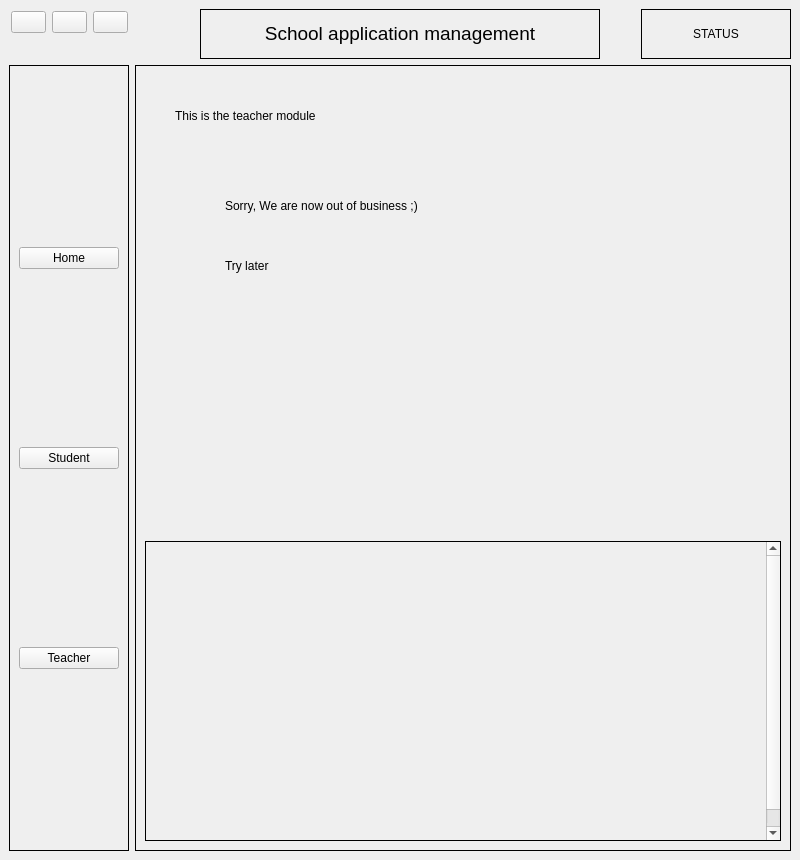
<?xml version="1.0" encoding="UTF-8"?>
<ui version="4.0">
 <class>MainWindow</class>
 <widget class="QMainWindow" name="MainWindow">
  <property name="geometry">
   <rect>
    <x>0</x>
    <y>0</y>
    <width>800</width>
    <height>860</height>
   </rect>
  </property>
  <property name="minimumSize">
   <size>
    <width>800</width>
    <height>600</height>
   </size>
  </property>
  <property name="windowTitle">
   <string>MainWindow</string>
  </property>
  <widget class="QWidget" name="centralwidget">
   <layout class="QVBoxLayout" name="verticalLayout">
    <item>
     <widget class="QFrame" name="frame_4">
      <property name="minimumSize">
       <size>
        <width>0</width>
        <height>50</height>
       </size>
      </property>
      <property name="maximumSize">
       <size>
        <width>16777215</width>
        <height>50</height>
       </size>
      </property>
      <property name="frameShape">
       <enum>QFrame::NoFrame</enum>
      </property>
      <property name="frameShadow">
       <enum>QFrame::Plain</enum>
      </property>
      <layout class="QHBoxLayout" name="horizontalLayout_2">
       <property name="spacing">
        <number>12</number>
       </property>
       <property name="leftMargin">
        <number>0</number>
       </property>
       <property name="topMargin">
        <number>0</number>
       </property>
       <property name="rightMargin">
        <number>0</number>
       </property>
       <property name="bottomMargin">
        <number>0</number>
       </property>
       <item alignment="Qt::AlignLeft|Qt::AlignTop">
        <widget class="QFrame" name="frame_5">
         <property name="frameShape">
          <enum>QFrame::NoFrame</enum>
         </property>
         <property name="frameShadow">
          <enum>QFrame::Raised</enum>
         </property>
         <layout class="QHBoxLayout" name="horizontalLayout_3">
          <property name="leftMargin">
           <number>2</number>
          </property>
          <property name="topMargin">
           <number>2</number>
          </property>
          <property name="rightMargin">
           <number>0</number>
          </property>
          <property name="bottomMargin">
           <number>0</number>
          </property>
          <item>
           <widget class="QPushButton" name="close_btn">
            <property name="maximumSize">
             <size>
              <width>35</width>
              <height>16777215</height>
             </size>
            </property>
            <property name="text">
             <string/>
            </property>
            <property name="icon">
             <iconset resource="resources.qrc">
              <normaloff>:/icons/x.svg</normaloff>:/icons/x.svg</iconset>
            </property>
           </widget>
          </item>
          <item>
           <widget class="QPushButton" name="minimize_btn">
            <property name="maximumSize">
             <size>
              <width>35</width>
              <height>16777215</height>
             </size>
            </property>
            <property name="text">
             <string/>
            </property>
            <property name="icon">
             <iconset resource="resources.qrc">
              <normaloff>:/icons/minimize-2.svg</normaloff>:/icons/minimize-2.svg</iconset>
            </property>
           </widget>
          </item>
          <item>
           <widget class="QPushButton" name="resizebtn">
            <property name="maximumSize">
             <size>
              <width>35</width>
              <height>16777215</height>
             </size>
            </property>
            <property name="text">
             <string/>
            </property>
            <property name="icon">
             <iconset resource="resources.qrc">
              <normaloff>:/icons/maximize-2.svg</normaloff>:/icons/maximize-2.svg</iconset>
            </property>
           </widget>
          </item>
         </layout>
        </widget>
       </item>
       <item>
        <widget class="QFrame" name="frame_6">
         <property name="minimumSize">
          <size>
           <width>400</width>
           <height>50</height>
          </size>
         </property>
         <property name="frameShape">
          <enum>QFrame::NoFrame</enum>
         </property>
         <property name="frameShadow">
          <enum>QFrame::Raised</enum>
         </property>
         <layout class="QVBoxLayout" name="verticalLayout_5">
          <property name="spacing">
           <number>0</number>
          </property>
          <property name="leftMargin">
           <number>0</number>
          </property>
          <property name="topMargin">
           <number>0</number>
          </property>
          <property name="rightMargin">
           <number>0</number>
          </property>
          <property name="bottomMargin">
           <number>0</number>
          </property>
          <item>
           <widget class="QLabel" name="label_2">
            <property name="minimumSize">
             <size>
              <width>300</width>
              <height>0</height>
             </size>
            </property>
            <property name="frameShape">
             <enum>QFrame::Box</enum>
            </property>
            <property name="text">
             <string>&lt;html&gt;&lt;head/&gt;&lt;body&gt;&lt;p&gt;&lt;span style=&quot; font-size:14pt;&quot;&gt;School application management&lt;/span&gt;&lt;/p&gt;&lt;/body&gt;&lt;/html&gt;</string>
            </property>
            <property name="alignment">
             <set>Qt::AlignCenter</set>
            </property>
           </widget>
          </item>
         </layout>
        </widget>
       </item>
       <item alignment="Qt::AlignRight">
        <widget class="QFrame" name="frame_7">
         <property name="minimumSize">
          <size>
           <width>150</width>
           <height>0</height>
          </size>
         </property>
         <property name="maximumSize">
          <size>
           <width>60</width>
           <height>16777215</height>
          </size>
         </property>
         <property name="frameShape">
          <enum>QFrame::NoFrame</enum>
         </property>
         <property name="frameShadow">
          <enum>QFrame::Raised</enum>
         </property>
         <layout class="QVBoxLayout" name="verticalLayout_4">
          <property name="spacing">
           <number>0</number>
          </property>
          <property name="leftMargin">
           <number>0</number>
          </property>
          <property name="topMargin">
           <number>0</number>
          </property>
          <property name="rightMargin">
           <number>0</number>
          </property>
          <property name="bottomMargin">
           <number>0</number>
          </property>
          <item>
           <widget class="QLabel" name="status_label">
            <property name="frameShape">
             <enum>QFrame::Box</enum>
            </property>
            <property name="text">
             <string>STATUS</string>
            </property>
            <property name="alignment">
             <set>Qt::AlignCenter</set>
            </property>
           </widget>
          </item>
         </layout>
        </widget>
       </item>
      </layout>
     </widget>
    </item>
    <item>
     <widget class="QFrame" name="frame">
      <property name="frameShape">
       <enum>QFrame::NoFrame</enum>
      </property>
      <property name="frameShadow">
       <enum>QFrame::Raised</enum>
      </property>
      <layout class="QHBoxLayout" name="horizontalLayout">
       <property name="leftMargin">
        <number>0</number>
       </property>
       <property name="topMargin">
        <number>0</number>
       </property>
       <property name="rightMargin">
        <number>0</number>
       </property>
       <property name="bottomMargin">
        <number>0</number>
       </property>
       <item>
        <widget class="QFrame" name="frame_2">
         <property name="minimumSize">
          <size>
           <width>120</width>
           <height>0</height>
          </size>
         </property>
         <property name="maximumSize">
          <size>
           <width>120</width>
           <height>16777215</height>
          </size>
         </property>
         <property name="frameShape">
          <enum>QFrame::Box</enum>
         </property>
         <property name="frameShadow">
          <enum>QFrame::Plain</enum>
         </property>
         <layout class="QVBoxLayout" name="verticalLayout_3">
          <item>
           <widget class="QPushButton" name="home_btn">
            <property name="text">
             <string>Home</string>
            </property>
           </widget>
          </item>
          <item>
           <widget class="QPushButton" name="student_btn">
            <property name="text">
             <string>Student</string>
            </property>
           </widget>
          </item>
          <item>
           <widget class="QPushButton" name="teacher_btn">
            <property name="text">
             <string>Teacher</string>
            </property>
           </widget>
          </item>
         </layout>
        </widget>
       </item>
       <item>
        <widget class="QFrame" name="frame_3">
         <property name="minimumSize">
          <size>
           <width>0</width>
           <height>0</height>
          </size>
         </property>
         <property name="frameShape">
          <enum>QFrame::Box</enum>
         </property>
         <property name="frameShadow">
          <enum>QFrame::Plain</enum>
         </property>
         <layout class="QVBoxLayout" name="verticalLayout_2">
          <item>
           <widget class="QStackedWidget" name="stackedWidget">
            <property name="currentIndex">
             <number>1</number>
            </property>
            <widget class="QWidget" name="p1">
             <widget class="QLabel" name="label">
              <property name="geometry">
               <rect>
                <x>20</x>
                <y>10</y>
                <width>401</width>
                <height>81</height>
               </rect>
              </property>
              <property name="text">
               <string>Welcome to the school management application:</string>
              </property>
             </widget>
            </widget>
            <widget class="QWidget" name="p3">
             <widget class="QLabel" name="label_3">
              <property name="geometry">
               <rect>
                <x>30</x>
                <y>10</y>
                <width>171</width>
                <height>61</height>
               </rect>
              </property>
              <property name="text">
               <string>This is the teacher module </string>
              </property>
             </widget>
             <widget class="QLabel" name="label_5">
              <property name="geometry">
               <rect>
                <x>80</x>
                <y>100</y>
                <width>301</width>
                <height>61</height>
               </rect>
              </property>
              <property name="text">
               <string>Sorry, We are now out of business ;)</string>
              </property>
             </widget>
             <widget class="QLabel" name="label_6">
              <property name="geometry">
               <rect>
                <x>80</x>
                <y>160</y>
                <width>111</width>
                <height>61</height>
               </rect>
              </property>
              <property name="text">
               <string>Try later </string>
              </property>
             </widget>
            </widget>
           </widget>
          </item>
          <item>
           <widget class="QFrame" name="scorll_frame">
            <property name="minimumSize">
             <size>
              <width>0</width>
              <height>300</height>
             </size>
            </property>
            <property name="maximumSize">
             <size>
              <width>16777215</width>
              <height>300</height>
             </size>
            </property>
            <property name="frameShape">
             <enum>QFrame::NoFrame</enum>
            </property>
            <property name="frameShadow">
             <enum>QFrame::Raised</enum>
            </property>
            <layout class="QVBoxLayout" name="verticalLayout_6">
             <property name="spacing">
              <number>0</number>
             </property>
             <property name="leftMargin">
              <number>0</number>
             </property>
             <property name="topMargin">
              <number>0</number>
             </property>
             <property name="rightMargin">
              <number>0</number>
             </property>
             <property name="bottomMargin">
              <number>0</number>
             </property>
             <item>
              <widget class="QScrollArea" name="scrollArea">
               <property name="minimumSize">
                <size>
                 <width>0</width>
                 <height>300</height>
                </size>
               </property>
               <property name="maximumSize">
                <size>
                 <width>16777215</width>
                 <height>300</height>
                </size>
               </property>
               <property name="frameShape">
                <enum>QFrame::Box</enum>
               </property>
               <property name="frameShadow">
                <enum>QFrame::Plain</enum>
               </property>
               <property name="widgetResizable">
                <bool>true</bool>
               </property>
               <widget class="QWidget" name="scrollAreaWidgetContents_2">
                <property name="geometry">
                 <rect>
                  <x>0</x>
                  <y>0</y>
                  <width>620</width>
                  <height>318</height>
                 </rect>
                </property>
                <layout class="QVBoxLayout" name="verticalLayout_7">
                 <item>
                  <widget class="QFrame" name="chart_frame">
                   <property name="minimumSize">
                    <size>
                     <width>0</width>
                     <height>300</height>
                    </size>
                   </property>
                   <property name="maximumSize">
                    <size>
                     <width>16777215</width>
                     <height>300</height>
                    </size>
                   </property>
                   <property name="frameShape">
                    <enum>QFrame::NoFrame</enum>
                   </property>
                   <property name="frameShadow">
                    <enum>QFrame::Plain</enum>
                   </property>
                   <layout class="QVBoxLayout" name="chart_frame_lay">
                    <property name="spacing">
                     <number>0</number>
                    </property>
                    <property name="leftMargin">
                     <number>0</number>
                    </property>
                    <property name="topMargin">
                     <number>0</number>
                    </property>
                    <property name="rightMargin">
                     <number>0</number>
                    </property>
                    <property name="bottomMargin">
                     <number>0</number>
                    </property>
                   </layout>
                  </widget>
                 </item>
                </layout>
               </widget>
              </widget>
             </item>
            </layout>
           </widget>
          </item>
         </layout>
        </widget>
       </item>
      </layout>
     </widget>
    </item>
   </layout>
  </widget>
 </widget>
 <resources>
  <include location="resources.qrc"/>
 </resources>
 <connections/>
</ui>
